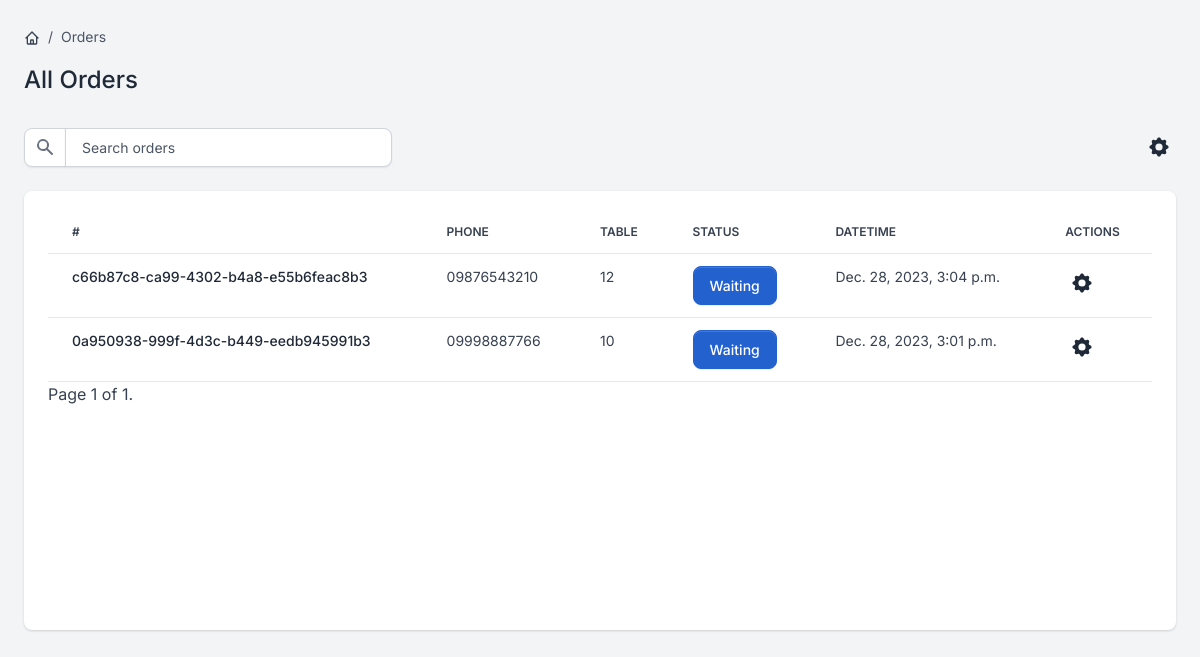
The app's page /orders/orders/w, older data.
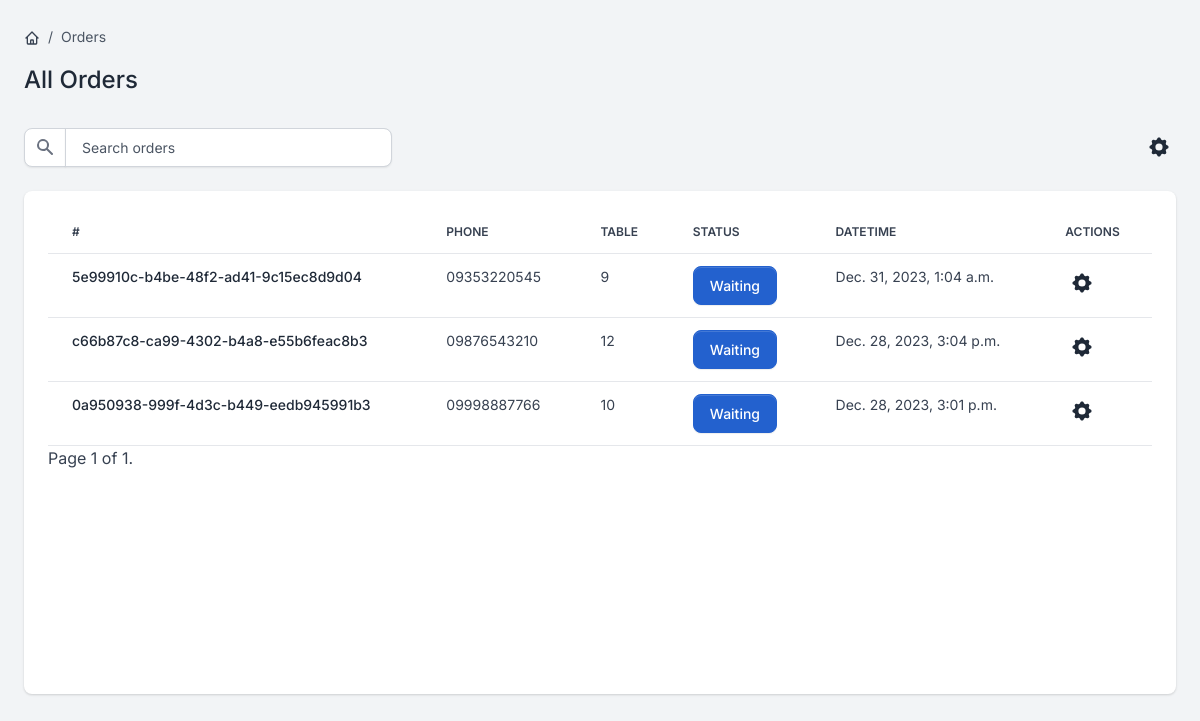
The same page, newer data.
### order/models.py (models this page shows, shortened)
class Order(BaseModel):
    status_fields = [("W", "Waiting"),
                     ("C", "Canceled"),
                     ("P", "Preparation"),
                     ("T", "Transmission"),
                     ("F", "Finished")]
    customer_phone = models.CharField(max_length=100, blank=True, null=True)
    id = models.UUIDField(primary_key=True, default=uuid.uuid4)
    status = models.CharField(max_length=1, choices=status_fields, default='W')
    table = models.ForeignKey(Table, on_delete=models.SET_NULL, null=True, related_name='orders')
    class Meta:
        ordering = ['-created_at']
        indexes = [
            models.Index(fields=['-created_at']),
        ]

### tables/models.py (models this page shows, shortened)
class Table(BaseModel):
    status_fields = [("R", "Reserved"), ("E", "Empty"), ("F", "Full"), ("T", "TakeAway")]
    number = models.PositiveIntegerField()
    status = models.CharField(max_length=1, choices=status_fields, default='E')

### order/views.py (the view)
# urls.py: path('orders/w', views.OrderWaitingListView.as_view(), name='list-order-w'),
class OrderWaitingListView(BaseOrderListView):
    def get_queryset(self):
        return Order.objects.filter(status='W')

### core/models.py (called while the page is built)
    def get_queryset(self):
        return super().get_queryset().filter(deleted_at__isnull=True)

### templates/Order_ListOrder.html (shortened to what the changed rows need)
{% extends "base.html" %}
{% block content %}
  <div class="d-flex justify-content-between flex-wrap flex-md-nowrap align-items-center py-4 mx-4">
      <div class="d-block mb-4 mb-md-0">
          <h2 class="h4">All Orders</h2>
      </div>
  </div>
  <div class="card card-body border-0 shadow table-wrapper table-responsive mx-4 pb-10">
      <table class="table table-hover">
          <thead>
              <tr>
                  <th class="border-gray-200">#</th>
                  <th class="border-gray-200">Phone</th>
                  <th class="border-gray-200">Table</th>
                  <th class="border-gray-200">Status</th>
                  <th class="border-gray-200">Datetime</th>
                  <th class="border-gray-200">Actions</th>
              </tr>
          </thead>
          <tbody>
                  {% for order in orders %}
                <tr>
                  <td>
                      <a href="{% url 'order:order-detail' order.id %}" class="fw-bold text-sm-start">
                          {{ order.id }}
                      </a>
                  </td>
                  <td>
                      <span class="fw-normal">{{ order.customer_phone }}</span>
                  </td>
                  <td><span class="fw-normal">{{ order.table.number}}</span></td>
                    {% if order.status == "F" %}
                        <td><span class="text-white btn btn-success">{{ order.get_status_display }}</span></td>
                    {% elif order.status == "C" %}
                        <td><span class="text-white btn btn-danger">{{ order.get_status_display }}</span></td>
                    {% elif order.status == "P" %}
                        <td><span class="text-white btn btn-tertiary">{{ order.get_status_display }}</span></td>
                    {% elif order.status == "T" %}
                        <td><span class="text-white btn btn-gray-700">{{ order.get_status_display }}</span></td>
                    {% elif order.status == "W" %}
                        <td><span class="text-white btn btn-info">{{ order.get_status_display }}</span></td>
                    {% endif %}
                                    <td><span class="fw-normal">{{ order.created_at }}</span></td>
                    <td class="flex justify-content-center">
                         <div class="col-4 col-md-2 col-xl-1 ps-md-0 text-end">
                                  <div class="dropdown">
                                      <button class="btn btn-link text-dark dropdown-toggle dropdown-toggle-split m-0 p-1" data-bs-toggle="dropdown" aria-haspopup="true" aria-expanded="false">
                                      </button>
                                      </div>
                                      </div>
                    </td>
              </tr>
          {% endfor %}
          </tbody>
      </table>
  </div>
{% endblock content %}

Row changes from the older to the newer data that the page shows:
added Order: id "5e99910c-b4be-48f2-ad41-9c15ec8d9d04", customer_phone "09353220545", table.number "9", status "Waiting", created_at "Dec. 31, 2023, 1:04 a.m."
